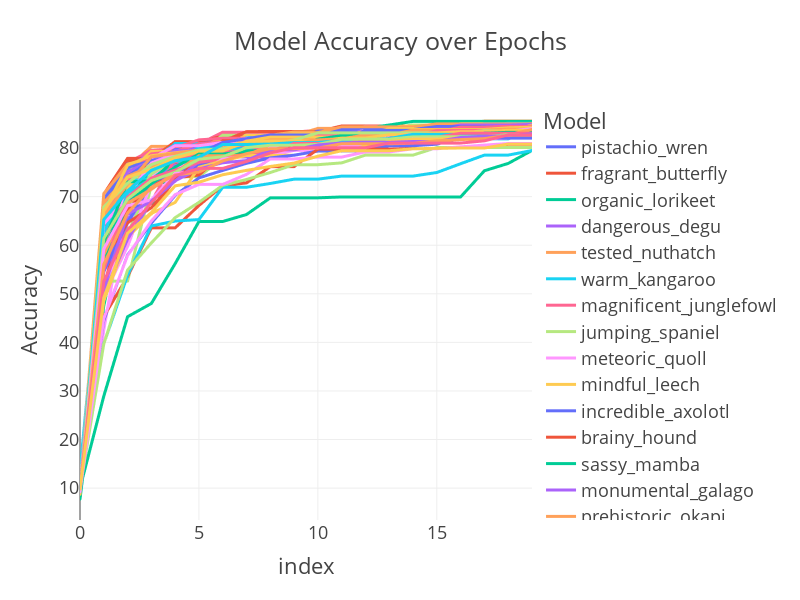

The code cell stored with this chart in its notebook:
### Code cell
epochs_data=train_data_cum.sort_values("best_acc",ascending= False).iloc[:,:20].T.reset_index(drop=True).reset_index().melt(id_vars='index', var_name='Model', value_name='Accuracy')

import plotly.express as px
fig = px.line(epochs_data, x='index', y='Accuracy', color='Model', title='Model Accuracy over Epochs')
fig.update_layout(height=600, width=800, template="presentation")
fig
